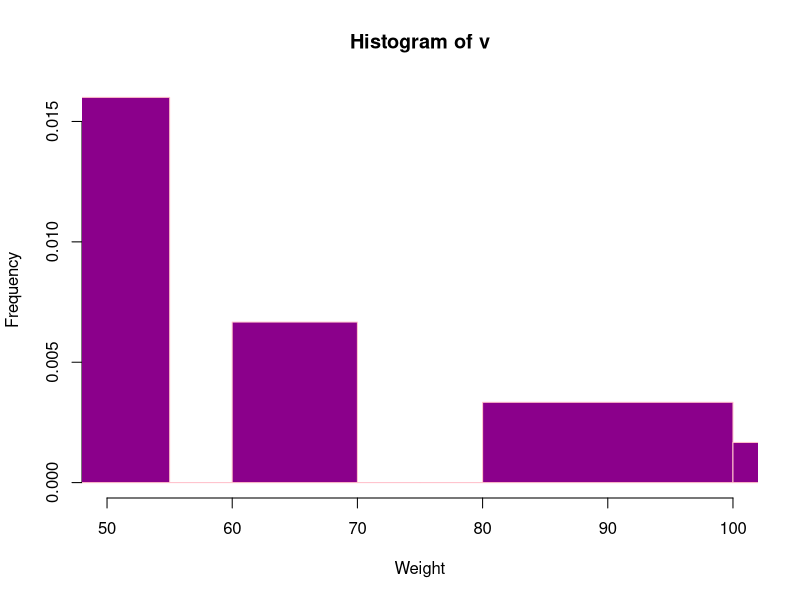

Recreate this plot in R.

# Creating data for the graph.  
v <-  c(19, 23, 11, 5, 16, 21, 32, 14, 19, 27, 39, 120, 40, 70, 90) 

# Creating the histogram.  
hist(v, xlab = "Weight", ylab ="Frequency", xlim = c(50, 100),
     col = "darkmagenta", border = "pink", 
     breaks = c(5, 55, 60, 70, 75, 80, 100, 140))  